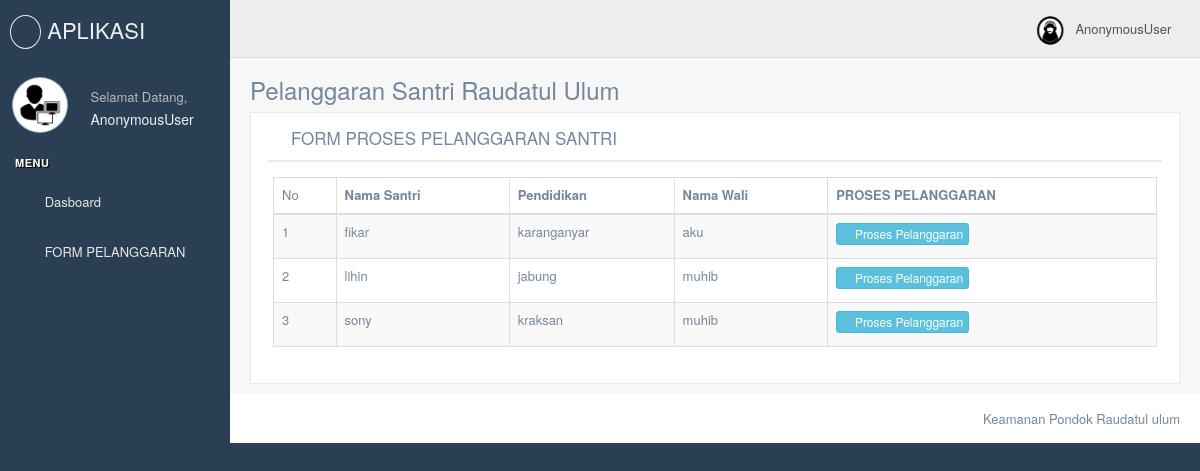
The app's page /list_santri_pengurus/ with its own data.
### Aplikasi_pelanggaran2022/models.py (models this page shows, shortened)
class Model_santri(models.Model):
	id_santri	= models.CharField(max_length = 8)
	nama_santri	= models.CharField(max_length = 50)
	tempat_tgl_lahir	=models.CharField(max_length = 50)
	alamat	=models.CharField(max_length = 25)
	pendidikan	=models.CharField(max_length = 20)
	nama_wali	=models.CharField(max_length = 50)
	nomer_hp	=models.CharField(max_length = 13)
	published = models.DateTimeField(auto_now_add = True)
	updated = models.DateTimeField(auto_now = True)

### Aplikasi_pelanggaran2022/views.py (the view)
# urls.py: url(r'^list_santri_pengurus/$',list_santri_pengurus, name="list_santri_pengurus"),
def list_santri_pengurus(request):
	tampil_santri = Model_santri.objects.all()
	context = {
	'tampil_santri': tampil_santri,
	}
	return render(request, 'Master_pengurus/data_pelanggaran/proses_pelanggaran.html',  context)

### Aplikasi_pelanggaran2022/templates/Master_pengurus/data_pelanggaran/proses_pelanggaran.html
{% include "style_atas_pengurus.html" %}
            <div class="row">
              <div class="col-md-12 col-sm-12 col-xs-12">
                <div class="x_panel">
                  <div class="x_title">
                    <h2><i class="fa fa-user"></i> FORM PROSES PELANGGARAN SANTRI</h2>
                    <div class="clearfix"></div>
                  </div>
                  <div class="x_content">
                    <table id="datatable-buttons" class="table table-striped table-bordered">
                      <thead>
                        <tr>
                          <td>No</td>
                          <th>Nama Santri</th>
                          <th>Pendidikan</th>
                          <th>Nama Wali</th>
                          <th>PROSES PELANGGARAN</th>
                        </tr>
                      </thead>
                      <tbody>
                        {% for tampil in tampil_santri %}
                          <tr>
                            <td>{{forloop.counter}}</td>
                            <td>{{tampil.nama_santri}}</td>
                            <td>{{tampil.alamat}}</td>
                            <td>{{tampil.nama_wali}}</td>
                        <td>
<a href="{% url 'Tambah_Pelanggaran_pengurus' tampil.id %}" class="btn btn-xs btn-info" title="Edit" onclick="return confirm('Apakah Anda Yakin Ingin Mengedit Data')">
      <i class="ace-icon fa fa-arrows-h bigger-130"></i> Proses Pelanggaran
      </a>
  </td>
</tr>
{% endfor %}
                      </tbody>
                    </table>
                  </div>
                </div>
              </div>
{% include "style_bawah_pengurus.html" %}

### records on screen
Model_santri: nama_santri "fikar", alamat "karanganyar", nama_wali "aku"
Model_santri: nama_santri "lihin", alamat "jabung", nama_wali "muhib"
Model_santri: nama_santri "sony", alamat "kraksan", nama_wali "muhib"

### other values on screen
{{ user }} "AnonymousUser"
